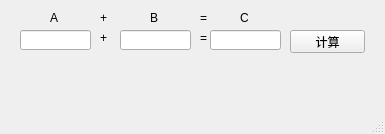
<?xml version="1.0" encoding="UTF-8"?>
<ui version="4.0">
 <class>MainWindow</class>
 <widget class="QMainWindow" name="MainWindow">
  <property name="geometry">
   <rect>
    <x>0</x>
    <y>0</y>
    <width>385</width>
    <height>134</height>
   </rect>
  </property>
  <property name="windowTitle">
   <string>MainWindow</string>
  </property>
  <widget class="QWidget" name="centralwidget">
   <widget class="QLineEdit" name="A">
    <property name="geometry">
     <rect>
      <x>20</x>
      <y>30</y>
      <width>71</width>
      <height>20</height>
     </rect>
    </property>
   </widget>
   <widget class="QLineEdit" name="B">
    <property name="geometry">
     <rect>
      <x>120</x>
      <y>30</y>
      <width>71</width>
      <height>20</height>
     </rect>
    </property>
   </widget>
   <widget class="QLabel" name="label">
    <property name="geometry">
     <rect>
      <x>100</x>
      <y>30</y>
      <width>16</width>
      <height>16</height>
     </rect>
    </property>
    <property name="text">
     <string>+</string>
    </property>
   </widget>
   <widget class="QLabel" name="label_2">
    <property name="geometry">
     <rect>
      <x>200</x>
      <y>30</y>
      <width>16</width>
      <height>16</height>
     </rect>
    </property>
    <property name="text">
     <string>=</string>
    </property>
   </widget>
   <widget class="QLineEdit" name="C">
    <property name="geometry">
     <rect>
      <x>210</x>
      <y>30</y>
      <width>71</width>
      <height>20</height>
     </rect>
    </property>
   </widget>
   <widget class="QLabel" name="label_3">
    <property name="geometry">
     <rect>
      <x>50</x>
      <y>10</y>
      <width>21</width>
      <height>16</height>
     </rect>
    </property>
    <property name="text">
     <string>A</string>
    </property>
   </widget>
   <widget class="QLabel" name="label_4">
    <property name="geometry">
     <rect>
      <x>150</x>
      <y>10</y>
      <width>21</width>
      <height>16</height>
     </rect>
    </property>
    <property name="text">
     <string>B</string>
    </property>
   </widget>
   <widget class="QLabel" name="label_5">
    <property name="geometry">
     <rect>
      <x>100</x>
      <y>10</y>
      <width>16</width>
      <height>16</height>
     </rect>
    </property>
    <property name="text">
     <string>+</string>
    </property>
   </widget>
   <widget class="QLabel" name="label_6">
    <property name="geometry">
     <rect>
      <x>240</x>
      <y>10</y>
      <width>21</width>
      <height>16</height>
     </rect>
    </property>
    <property name="text">
     <string>C</string>
    </property>
   </widget>
   <widget class="QLabel" name="label_7">
    <property name="geometry">
     <rect>
      <x>200</x>
      <y>10</y>
      <width>16</width>
      <height>16</height>
     </rect>
    </property>
    <property name="text">
     <string>=</string>
    </property>
   </widget>
   <widget class="QPushButton" name="Calculate">
    <property name="geometry">
     <rect>
      <x>290</x>
      <y>30</y>
      <width>75</width>
      <height>23</height>
     </rect>
    </property>
    <property name="text">
     <string>计算</string>
    </property>
   </widget>
  </widget>
  <widget class="QMenuBar" name="menubar">
   <property name="geometry">
    <rect>
     <x>0</x>
     <y>0</y>
     <width>385</width>
     <height>23</height>
    </rect>
   </property>
  </widget>
  <widget class="QStatusBar" name="statusbar"/>
 </widget>
 <resources/>
 <connections>
  <connection>
   <sender>Calculate</sender>
   <signal>clicked()</signal>
   <receiver>MainWindow</receiver>
   <slot>CalculateClcik()</slot>
   <hints>
    <hint type="sourcelabel">
     <x>326</x>
     <y>67</y>
    </hint>
    <hint type="destinationlabel">
     <x>291</x>
     <y>86</y>
    </hint>
   </hints>
  </connection>
 </connections>
 <slots>
  <slot>CalculateClcik()</slot>
 </slots>
</ui>
